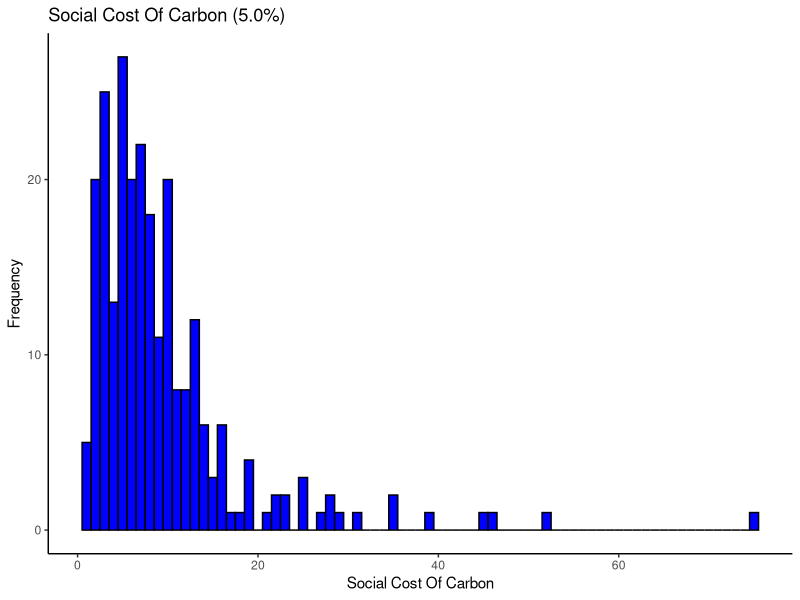
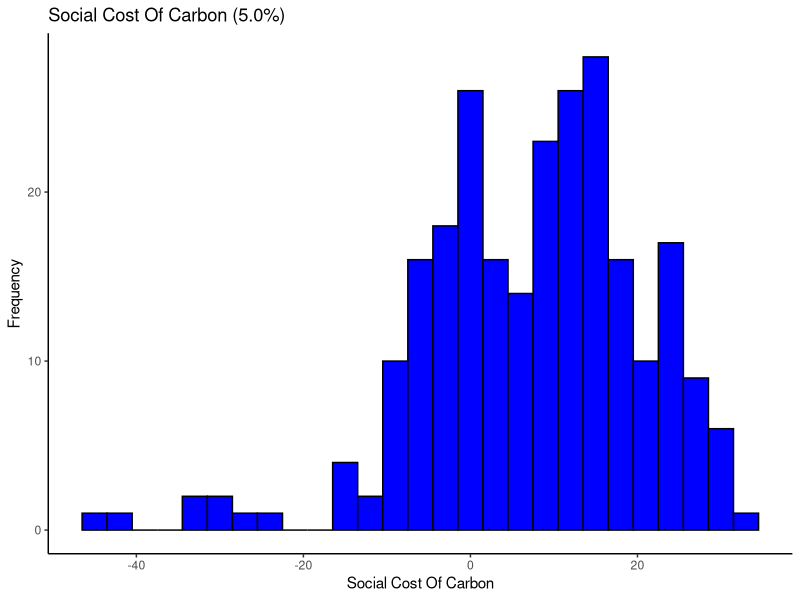

Write R code to recreate these figures, in order. (Note: this script raises an error after producing the figures.)
## ---- chunk 1
knitr::opts_chunk$set(echo = TRUE)
## ---- chunk 2
library(tidyverse)
## ---- chunk 3
############################ START OF IAM FUNCTION ############################ 


    toy_IAM_SCC<-function(p_damage, p_climSens, p_discount) {


 
      
      
#######  Part 0a: Fixed Model parameters ###### 
    p_numSCC<-c(2)
    p_years<-c(291)

    # Fixed Economic parameters (LEAVE THIS ALONE FOR NOW)
    p_abatePct<-matrix(0,p_years) # zero abatement   
    p_abate<-c(.03)
    p_emInt_g<-c(-.005) # default at -.005
    p_enInt_g<-c(-.01) # default at -.01
    p_pop_g<-c(0.01) # default at .01   
    p_capShare<-c(.3) #default at .3
    p_capDep<-c(.1) #default at .1
    p_saving<-c(.22) #default at .22
    p_TFP_g<-c(.005)  #defult .005
    p_abateE<-c(2) #default 2
    
    # Fixed climate parameters (LEAVE THIS ALONE FOR NOW)
    p_carDecay<-400 #default 400
    p_climDelay<-c(.015) #default .015



###### Part 0b: Initial conditions (in 2010) ###### 
    

    # Economic
    ic_pop<-c(6900) # in millions
    ic_enInt<-c(5.98) # in EJ/$trill
    ic_emInt<-c(68.27) # in Mt CO2 /EJ            
    ic_K<-c(139.65) # $trill   
    ic_TFP<-c(.03)

    # Climate
    ic_preCO2<-c(275) # ppm
    ic_nowCO2<-c(380) # ppm
    ic_T<-c(0.8) # degree C above preindustrial


   # creating empty matrix
    year<-matrix(0,p_years,p_numSCC)    
    pop<-matrix(0, p_years,p_numSCC)
    enInt<-matrix(0, p_years,p_numSCC)
    emInt<-matrix(0, p_years,p_numSCC)    
    TFP<-matrix(0, p_years,p_numSCC)
    Y_gross<-matrix(0, p_years,p_numSCC)
    Y_netAbate<-matrix(0, p_years,p_numSCC)
    K<-matrix(0, p_years,p_numSCC)
    gdppc<-matrix(0, p_years,p_numSCC)
    CO2ppm<-matrix(0, p_years,p_numSCC)
    em_MtCO2<-matrix(0,p_years,p_numSCC)
    em_ppm<-matrix(0,p_years,p_numSCC)
    damageCost<-matrix(0,p_years,p_numSCC)
    Y_net<-matrix(0,p_years,p_numSCC)
    C<-matrix(0,p_years,p_numSCC)
    C_pc<-matrix(0,p_years,p_numSCC)
    Teq<-matrix(0,p_years,p_numSCC)
    T<-matrix(0,p_years,p_numSCC)
    em_SCC<-matrix(0,p_years, p_numSCC)
    abateCost<-matrix(0,p_years,p_numSCC)
    abateShare<-matrix(0,p_years,p_numSCC)
    climateShare<-matrix(0,p_years,p_numSCC)
    SCC<-matrix(0, p_numSCC)
    utility<-matrix(0,p_years,p_numSCC)
    welfare<-matrix(0,p_numSCC)
 
    
# looping over for SCC 
for (c in 1:p_numSCC) {

    # adding marginal emissions
    
    em_SCC[2,c]<-(c-1)/1e6
 
  
    ############################ Part 1a: economic model ################################## 
    ####### Part 1a: Getting exogenous changes in population, energy intensity, emissions intensity, TFP####### 

    # initializing for first period
    year[1,c]<-2010
    pop[1,c]<-ic_pop
    enInt[1,c]<-ic_enInt    
    emInt[1,c]<-ic_emInt
    TFP[1,c]<-ic_TFP

    # looping over future periods
    for (j in 2:p_years) {
      year[j,c]<-year[j-1,c]+1
      pop[j,c]=pop[j-1,c]*(1+p_pop_g)
      enInt[j,c]=enInt[j-1,c]*(1+p_enInt_g)
      emInt[j,c]=emInt[j-1,c]*(1+p_emInt_g)
      TFP[j,c]=TFP[j-1,c]*(1+p_TFP_g)
    }


    ######## Part 1b: Getting gross output, capital, emissions ############## 

    # initializing for first period
    #Part 1: Economic model w/o climate damages
    K[1,c]<-ic_K
    Y_gross[1,c]<-TFP[1,c]*K[1,c]^p_capShare*pop[1,c]^(1-p_capShare)
    abateShare[1,c]<-p_abate*p_abatePct[1]^p_abateE
    abateCost[1,c]<-abateShare[1,c]*Y_gross[1,c]
    Y_netAbate[1,c]=Y_gross[1,c]-abateCost[1,c]

    
    #Part 2: climate model
    #CO2 concentration
    CO2ppm[1,c]<-ic_nowCO2                      
    T[1,c]=ic_T

    #Part 3: Economic model with climate damages
    #climate damages
    climateShare[j,c]<-(p_damage*T[1,c]^2)/(1+p_damage*T[1,c]^2) # damage function
    damageCost[1,c]<-Y_gross[1,c]*climateShare[j,c]
    Y_net[1,c]<-Y_gross[1,c]-abateCost[1,c]-damageCost[1,c] # net of abate cost and damages output          
    C[1,c]<-Y_net[1,c]-p_saving*Y_net[1,c]
    C_pc[1,c]<-(C[1,c]/pop[1,c])*1000      
    K[1+1,c]<-(1-p_capDep)*K[1,c]+p_saving*Y_net[1,c]


    # looping over the rest of the years
    for (j in 2:p_years) {
      
      #Part 1: Economic model w/o climate damages
      
      #Economic output 
      #K[j,c]<-(1-p_capDep)*K[j-1,c]+p_saving*Y_gross[j-1,c]  
      
      
      K[j,c]<-(1-p_capDep)*K[j-1,c]+p_saving*Y_net[j-1,c]  
      Y_gross[j,c]<-TFP[j,c]*K[j,c]^p_capShare*pop[j,c]^(1-p_capShare)
      abateShare[j,c]<-p_abate*p_abatePct[j]^p_abateE
      abateCost[j,c]<-abateShare[j,c]*Y_gross[j,c]
      Y_netAbate[j,c]=Y_gross[j,c]-abateCost[j,c] 
      gdppc[j,c]=Y_netAbate[j,c]/pop[j,c]

      #emissions
      em_MtCO2[j,c]<-(pop[j,c]*gdppc[j,c]*enInt[j,c]*emInt[j,c])*(1-p_abatePct[j]) + em_SCC[j,c]
      em_ppm[j,c]<-em_MtCO2[j,c]/7810
      
      #Part 2: climate model
      
      #CO2 concentration
      CO2ppm[j,c]<-CO2ppm[j-1,c]+0.5*((em_ppm[j,c])- (CO2ppm[j-1,c]-(ic_preCO2))/(p_carDecay))                             
    
      #Radiative forcing
      rad_CO2_Wpm2<-5.35*log(CO2ppm[j,c]/ic_preCO2)

      # Converting to temperature  
      Teq[j,c]<-rad_CO2_Wpm2*(p_climSens/(5.3*log(2)))
      T[j,c]=T[j-1,c]+p_climDelay*(Teq[j,c]-T[j-1,c])

      #Part 3: Economic model with climate damages
      #climate damages
      climateShare[j,c]<-(p_damage*T[j,c]^2)/(1+p_damage*T[j,c]^2) # damage function
      damageCost[j,c]<-climateShare[j,c]*Y_gross[j,c]
      Y_net[j,c]<-Y_gross[j,c]-abateCost[j,c]-damageCost[j,c] # output net of damages          
      C[j,c]<-Y_net[j,c]-p_saving*Y_net[j,c] # consumption 
      C_pc[j,c]<-(C[j,c]/pop[j,c])*1000      
    }
 } 
 
 
###################### Part 3: calculating SCC ###################### 

#setup discount rate
disFactor<-matrix(1,p_years,1)

for(j in 2:p_years) {
    disFactor[j]<-1/(1+p_discount)^j
}

disMarDamage<-matrix(0,p_years, p_numSCC-1)

for (c in 1:p_numSCC-1) {
   disMarDamage[,c]=(damageCost[,c+1]-damageCost[,1])*1e12* disFactor[,1]
  SCC[c]=sum(disMarDamage[,c])
}
 
return(c(SCC[1,1]))
    }




############################ END OF FUNCTION ############################
## ---- chunk 4

#wrapper

p_damage = 0.009
p_climSens = 2.9
p_discount1.5 = 0.05
p_discount3.0 = 0.03
p_discount5.0 = 0.05
n = 250


p_damage_output = matrix(0,n, 1)
p_climSens_output = matrix(0,n, 1)
discount1.5_output = matrix(0,n, 1)
discount3_output = matrix(0,n, 1)
discount5_output = matrix(0,n, 1)

output = toy_IAM_SCC(p_damage, p_climSens, p_discount1.5)
output_vector = matrix(0, 250, 1)

## ---- chunk 5
output_1.5 = for(i in 1:250){
  p_climSens_output[i] = rlnorm(1, meanlog=0.95, sdlog=0.53)
  
  discount1.5_output[i] = toy_IAM_SCC(p_damage, p_climSens_output[i], 0.05)
  
}
#changed the discount rate issues with the code

mean(discount1.5_output) # = 312.3321
median(discount1.5_output) # = 283.8286
sd(discount1.5_output) # = 198.4625

#1.5%


## ---- chunk 6
 #mean = 35.75
 #median = 26.80
 #sd = 29.47
## ---- chunk 7
#mean = 10.0039
#median = 6.92559
#sd = 9.729807


## ---- chunk 8
discount = data.frame(discount1.5_output)

discount_plot = ggplot(data=discount) + 
  geom_histogram(aes(x = discount1.5_output), binwidth =1, color = "black", fill = "blue") + labs(x = "Social Cost Of Carbon", y = "Frequency", title = "Social Cost Of Carbon (5.0%)") + theme_classic()

discount_plot
## ---- chunk 9
for(i in 1:250){
  p_damage_output[i] = rnorm(1, mean=0.009, sd=0.015)
  
  discount1.5_output[i] = toy_IAM_SCC(p_damage_output[i], p_climSens, 0.05)
  
}
#1.5%
mean(discount1.5_output) # = 93.73911
median(discount1.5_output) # = 346.49
sd(discount1.5_output) # = 1003.298
## ---- chunk 10
#mean = 26.71
#median = 46.86
#sd = 97.64
## ---- chunk 11
#mean = 8.45
#median = 10.58
#sd = 14.22
## ---- chunk 12

discount_d = data.frame(discount1.5_output)

discountd_plot = ggplot(data=discount_d) + 
  geom_histogram(aes(x = discount1.5_output), binwidth=3, color = "black", fill = "blue") + labs(x = "Social Cost Of Carbon", y = "Frequency", title = "Social Cost Of Carbon (5.0%)") + theme_classic()

discountd_plot
## ---- chunk 13
############################ START OF IAM FUNCTION ############################ 


    toy_IAM_optimal<-function(p_abatePct, p_abate, p_damage, p_climSens, p_discount) {

  # expanding to 291 years      
  p_abatePct<-c(rep(p_abatePct[1], times=10),  rep(p_abatePct[2], times=10),  rep(p_abatePct[3], times=10),  rep(p_abatePct[4], times=10),  
               rep(p_abatePct[5], times=10),  rep(p_abatePct[6], times=10),  rep(p_abatePct[7], times=10),  rep(p_abatePct[8], times=10),  
               rep(p_abatePct[9], times=10),  rep(p_abatePct[10], times=201))      
      
      
#######  Part 0a: Fixed Model parameters ###### 

  p_numSCC<-c(2)
  p_years<-c(291)

    # Fixed Economic parameters (LEAVE THIS ALONE FOR NOW)
    p_emInt_g<-c(-.005) # default at -.005
    p_enInt_g<-c(-.01) # default at -.01
    p_pop_g<-c(0.01) # default at .01   
    p_capShare<-c(.3) #default at .3
    p_capDep<-c(.1) #default at .1
    p_saving<-c(.22) #default at .22
    p_TFP_g<-c(.005)  #defult .005
    p_abateE<-c(2.8) #default 2
    
    # Fixed climate parameters (LEAVE THIS ALONE FOR NOW)
    p_carDecay<-400 #default 400
    p_climDelay<-c(.015) #default .015



###### Part 0b: Initial conditions (in 2010) ###### 
    

    # Economic
    ic_pop<-c(6900) # in millions
    ic_enInt<-c(5.98) # in EJ/$trill
    ic_emInt<-c(68.27) # in Mt CO2 /EJ            
    ic_K<-c(139.65) # $trill   
    ic_TFP<-c(.03)

    # Climate
    ic_preCO2<-c(275) # ppm
    ic_nowCO2<-c(380) # ppm
    ic_T<-c(0.8) # degree C above preindustrial


   # creating empty matrix
    year<-matrix(0,p_years,p_numSCC)    
    pop<-matrix(0, p_years,p_numSCC)
    enInt<-matrix(0, p_years,p_numSCC)
    emInt<-matrix(0, p_years,p_numSCC)    
    TFP<-matrix(0, p_years,p_numSCC)
    Y_gross<-matrix(0, p_years,p_numSCC)
    Y_netAbate<-matrix(0, p_years,p_numSCC)
    K<-matrix(0, p_years,p_numSCC)
    gdppc<-matrix(0, p_years,p_numSCC)
    CO2ppm<-matrix(0, p_years,p_numSCC)
    em_MtCO2<-matrix(0,p_years,p_numSCC)
    em_ppm<-matrix(0,p_years,p_numSCC)
    damageCost<-matrix(0,p_years,p_numSCC)
    Y_net<-matrix(0,p_years,p_numSCC)
    C<-matrix(0,p_years,p_numSCC)
    C_pc<-matrix(0,p_years,p_numSCC)
    Teq<-matrix(0,p_years,p_numSCC)
    T<-matrix(0,p_years,p_numSCC)
    em_SCC<-matrix(0,p_years, p_numSCC)
    abateCost<-matrix(0,p_years,p_numSCC)
    abateShare<-matrix(0,p_years,p_numSCC)
    climateShare<-matrix(0,p_years,p_numSCC)
    SCC<-matrix(0, p_numSCC)
    utility<-matrix(0,p_years,p_numSCC)
    welfare<-matrix(0,p_numSCC)
 
    
# looping over for SCC 
for (c in 1:p_numSCC) {

    # adding marginal emissions
    
    em_SCC[2,c]<-(c-1)/1e6

    ############################ Part 1a: economic model ################################## 
    ####### Part 1a: Getting exogenous changes in population, energy intensity, emissions intensity, TFP####### 

    # initializing for first period
    year[1,c]<-2010
    pop[1,c]<-ic_pop
    enInt[1,c]<-ic_enInt    
    emInt[1,c]<-ic_emInt
    TFP[1,c]<-ic_TFP

    # looping over future periods
    for (j in 2:p_years) {
      year[j,c]<-year[j-1,c]+1
      pop[j,c]=pop[j-1,c]*(1+p_pop_g)
      enInt[j,c]=enInt[j-1,c]*(1+p_enInt_g)
      emInt[j,c]=emInt[j-1,c]*(1+p_emInt_g)
      TFP[j,c]=TFP[j-1,c]*(1+p_TFP_g)
    }


    ######## Part 1b: Getting gross output, capital, emissions ############## 

    # initializing for first period
    #Part 1: Economic model w/o climate damages
    K[1,c]<-ic_K
    Y_gross[1,c]<-TFP[1,c]*K[1,c]^p_capShare*pop[1,c]^(1-p_capShare)
    abateShare[1,c]<-p_abate*p_abatePct[1]^p_abateE
    abateCost[1,c]<-abateShare[1,c]*Y_gross[1,c]
    Y_netAbate[1,c]=Y_gross[1,c]-abateCost[1,c]

    
    #Part 2: climate model
    #CO2 concentration
    CO2ppm[1,c]<-ic_nowCO2                      
    T[1,c]=ic_T

    #Part 3: Economic model with climate damages
    #climate damages
    climateShare[j,c]<-(p_damage*T[1,c]^2)/(1+p_damage*T[1,c]^2) # damage function
    damageCost[1,c]<-Y_gross[1,c]*climateShare[j,c]
    Y_net[1,c]<-Y_gross[1,c]-abateCost[1,c]-damageCost[1,c] # net of abate cost and damages output          
    C[1,c]<-Y_net[1,c]-p_saving*Y_net[1,c]
    C_pc[1,c]<-(C[1,c]/pop[1,c])*1000      
    K[1+1,c]<-(1-p_capDep)*K[1,c]+p_saving*Y_net[1,c]


    # looping over the rest of the years
    for (j in 2:p_years) {
      
      #Part 1: Economic model w/o climate damages
      
      #Economic output 
      #K[j,c]<-(1-p_capDep)*K[j-1,c]+p_saving*Y_gross[j-1,c]  
      
      
      K[j,c]<-(1-p_capDep)*K[j-1,c]+p_saving*Y_net[j-1,c]  
      Y_gross[j,c]<-TFP[j,c]*K[j,c]^p_capShare*pop[j,c]^(1-p_capShare)
      abateShare[j,c]<-p_abate*p_abatePct[j]^p_abateE
      abateCost[j,c]<-abateShare[j,c]*Y_gross[j,c]
      Y_netAbate[j,c]=Y_gross[j,c]-abateCost[j,c] 
      gdppc[j,c]=Y_netAbate[j,c]/pop[j,c]

      #emissions
      em_MtCO2[j,c]<-(pop[j,c]*gdppc[j,c]*enInt[j,c]*emInt[j,c])*(1-p_abatePct[j]) + em_SCC[j,c]
      em_ppm[j,c]<-em_MtCO2[j,c]/7810
      
      #Part 2: climate model
      
      #CO2 concentration
      CO2ppm[j,c]<-CO2ppm[j-1,c]+0.5*((em_ppm[j,c])- (CO2ppm[j-1,c]-(ic_preCO2))/(p_carDecay))                             
    
      #Radiative forcing
      rad_CO2_Wpm2<-5.35*log(CO2ppm[j,c]/ic_preCO2)

      # Converting to temperature  
      Teq[j,c]<-rad_CO2_Wpm2*(p_climSens/(5.3*log(2)))
      T[j,c]=T[j-1,c]+p_climDelay*(Teq[j,c]-T[j-1,c])

      #Part 3: Economic model with climate damages
      #climate damages
      climateShare[j,c]<-(p_damage*T[j,c]^2)/(1+p_damage*T[j,c]^2) # damage function
      damageCost[j,c]<-climateShare[j,c]*Y_gross[j,c]
      Y_net[j,c]<-Y_gross[j,c]-abateCost[j,c]-damageCost[j,c] # output net of damages          
      C[j,c]<-Y_net[j,c]-p_saving*Y_net[j,c] # consumption 
      C_pc[j,c]<-(C[j,c]/pop[j,c])*1000      
    }
 } 
 
 
###################### Part 3: calculating SCC ###################### 

#setup discount rate
disFactor<-matrix(1,p_years,1)

for(j in 2:p_years) {
    disFactor[j]<-1/(1+p_discount)^j
}

#disMarConsumption<-matrix(0,p_years, p_numSCC-1)


disMarDamage<-matrix(0,p_years, p_numSCC-1)

for (c in 1:p_numSCC-1) {
   disMarDamage[,c]=(damageCost[,c+1]-damageCost[,1])*1e12* disFactor[,1]
#    disMarConsumption[,c]=(C[,c+1]-C[,1])*1e12* disFactor[,1]
  
SCC[c]=sum(disMarDamage[,c])
#  SCC[c]=sum(disMarConsumption)
}
 

###################### Part 4: Calculating welfare ###################### 

for (c in 1:p_numSCC-1) {
    utility[,c]<-log(C_pc[,c])*disFactor[,1]* pop[,c]
    welfare[c]<-sum(utility[,c])
}
welfare<-welfare[1]

return(em_MtCO2)

}



############################ END OF FUNCTION ############################ 
## ---- chunk 14
p_climSens = 2.9
p_damage = 0.009
p_abate = 0.03
p_discount = 0.03

p_abatePct<-matrix(0,10)
toy_IAM_optimal(p_abatePct = p_abatePct, p_abate = 0.03, p_damage = 0.009, p_climSens =  2.9, p_discount = 0.03)
#777456.3
toy_IAM_optimal(p_abatePct = p_abatePct, p_abate = 0.03, p_damage = 0.009, p_climSens =  2.9, p_discount = 0.015)
#2792685
toy_IAM_optimal(p_abatePct = p_abatePct, p_abate = 0.03, p_damage = 0.009, p_climSens =  2.9, p_discount = 0.05)

# welfare decreases as discount increases


# optimization

p_abatePct = matrix(0,10)
opt_welfare_BAU = optim(p_abatePct, toy_IAM_optimal,
                    method = "L-BFGS", lower = rep(0,10), upper = rep(1,10),
                    control=list(fnscale=-1, maxit=500),
                    p_abate=.1, p_damage=p_damage,
                    p_climSens=p_climSens, p_discount=0.03)
opt_welfare_BAU

opt_welfare_0.03 = optim(p_abatePct, toy_IAM_optimal,
                    method = "L-BFGS", lower = rep(0,10), upper = rep(1,10),
                    control=list(fnscale=-1, maxit=500),
                    p_abate=0.03, p_damage=p_damage,
                    p_climSens=p_climSens, p_discount=0.03)

opt_welfare_0.03

opt_welfare_0.01 = optim(p_abatePct, toy_IAM_optimal,
                    method = "L-BFGS", lower = rep(0,10), upper = rep(1,10),
                    control=list(fnscale=-1, maxit=500),
                    p_abate=0.01, p_damage=p_damage,
                    p_climSens=p_climSens, p_discount=0.03)

opt_welfare_0.01

opt_welfare_0.1 = optim(p_abatePct, toy_IAM_optimal,
                    method = "L-BFGS", lower = rep(0,10), upper = rep(1,10),
                    control=list(fnscale=-1, maxit=500),
                    p_abate=0.1, p_damage=p_damage,
                    p_climSens=p_climSens, p_discount=0.3)

opt_welfare_0.1

BAUwelfare = data.frame(opt_welfare_BAU$par)

df2 = data.frame(1:10)

welfareBAU = cbind(df2, BAUwelfare) %>% 
  rename("decade" = 'X1.10', "welfare" = 'opt_welfare_BAU.par')

welfareBAU_plot = ggplot(data = welfareBAU) + 
  geom_point(aes(x = decade, y = welfare)) +
  theme_classic()

welfareBAU_plot

welfare01 = data.frame(opt_welfare_0.01$par)

welfare01_2 = cbind(df2, welfare01) %>% 
  rename("decade" = 'X1.10', "welfare" = 'opt_welfare_0.01.par')

welfare01_plot = ggplot(data = welfare01_2) + 
  geom_point(aes(x = decade, y = welfare)) +
  theme_classic()

welfare01_plot

welfare1 = data.frame(opt_welfare_0.1$par)

welfare1_2 = cbind(df2, welfare1) %>% 
  rename("decade" = 'X1.10', "welfare" = 'opt_welfare_0.1.par')

welfare1_plot = ggplot(data = welfare01_2) + 
  geom_point(aes(x = decade, y = welfare)) +
  theme_classic()

welfare1_plot

plot_emissons = data.frame(year = 1:582, em_level = toy_IAM_optimal(opt_welfare_BAU$par, p_abate = 0.03, p_damage = p_damage, p_climSens = p_climSens, p_discount = p_discount)) %>% 
  filter(year < 100) %>% 
  filter(year > 1)

ggplot(data = plot_emissons) + 
  geom_line(aes(x = year, y = em_level), color = "blue") +
  labs(x = "year", y = "Emissions Level", title = "The Optimal Emissions Level") + theme_classic()
## ---- chunk 15
plot8000 <- toy_IAM_optimal(opt_welfare_BAU$par,
                    p_abate = 0.03,
                    p_damage = 0.009,
                    p_climSens = 2.9,
                    p_discount = 0.03)


data8000 <- data.frame(1:291, plot8000) %>%
  rename("year" = "X1.291", "emissions" = "X1") %>%
  filter(year!=1)


emissions_plot <- ggplot() +
  geom_line(data = data8000, aes(x = year, y = emissions), color = "blue")+
  theme_classic()+
  ylab(expression ("Emissions In Metric Tons")) +
  xlab("Time In Years")

emissions_plot
## ---- chunk 16
((781965-777456)/777456)*100

((779196 - 777456)/777456 ) * 100

((778421 - 777456)/777456 ) * 100

((50437  - 777456)/777456 ) * 100
